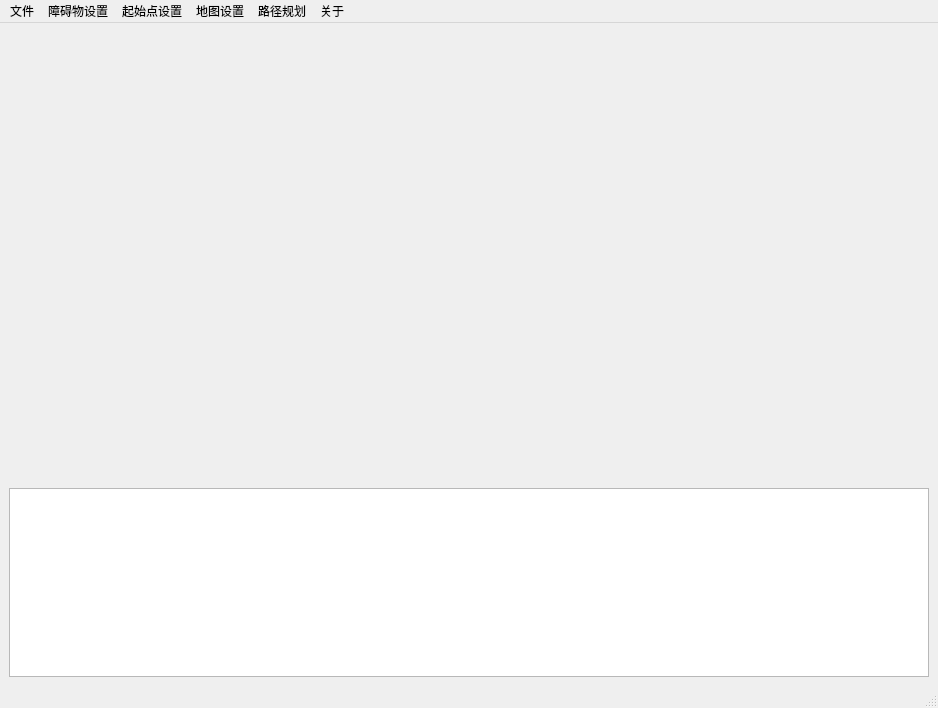
<?xml version="1.0" encoding="UTF-8"?>
<ui version="4.0">
 <class>MainWindow</class>
 <widget class="QMainWindow" name="MainWindow">
  <property name="geometry">
   <rect>
    <x>0</x>
    <y>0</y>
    <width>938</width>
    <height>708</height>
   </rect>
  </property>
  <property name="windowTitle">
   <string>MainWindow</string>
  </property>
  <property name="locale">
   <locale language="Chinese" country="China"/>
  </property>
  <widget class="QWidget" name="centralwidget">
   <property name="locale">
    <locale language="Chinese" country="China"/>
   </property>
   <layout class="QVBoxLayout" name="verticalLayout">
    <item>
     <widget class="PygameWidget" name="pygameWidget" native="true">
      <property name="sizePolicy">
       <sizepolicy hsizetype="Preferred" vsizetype="Preferred">
        <horstretch>0</horstretch>
        <verstretch>0</verstretch>
       </sizepolicy>
      </property>
      <property name="minimumSize">
       <size>
        <width>920</width>
        <height>450</height>
       </size>
      </property>
     </widget>
    </item>
    <item>
     <widget class="QTextBrowser" name="textBrowser">
      <property name="minimumSize">
       <size>
        <width>0</width>
        <height>150</height>
       </size>
      </property>
     </widget>
    </item>
   </layout>
  </widget>
  <widget class="QMenuBar" name="menubar">
   <property name="geometry">
    <rect>
     <x>0</x>
     <y>0</y>
     <width>938</width>
     <height>22</height>
    </rect>
   </property>
   <widget class="QMenu" name="menu">
    <property name="title">
     <string>文件</string>
    </property>
    <addaction name="action_new_window"/>
    <addaction name="action_open_map_file"/>
    <addaction name="action_save_map_file"/>
    <addaction name="action_import_img_map"/>
    <addaction name="action_export_img_map"/>
   </widget>
   <widget class="QMenu" name="menu_obs">
    <property name="title">
     <string>障碍物设置</string>
    </property>
    <addaction name="action_random_obs"/>
    <addaction name="action_para_obs"/>
    <addaction name="action_shape_obs"/>
   </widget>
   <widget class="QMenu" name="menu_start_point">
    <property name="title">
     <string>起始点设置</string>
    </property>
    <addaction name="action_random_start"/>
    <addaction name="action_input_start"/>
   </widget>
   <widget class="QMenu" name="menu_map">
    <property name="title">
     <string>地图设置</string>
    </property>
    <addaction name="action_clear_map"/>
    <addaction name="action_rasterize_map"/>
    <addaction name="action_adjust_grids"/>
   </widget>
   <widget class="QMenu" name="menu_path_plan">
    <property name="title">
     <string>路径规划</string>
    </property>
    <addaction name="action_path_plan"/>
    <addaction name="action_analyze"/>
   </widget>
   <widget class="QMenu" name="menu_about">
    <property name="title">
     <string>关于</string>
    </property>
    <addaction name="action_exit"/>
    <addaction name="action_version_info"/>
    <addaction name="action_user_manual"/>
   </widget>
   <addaction name="menu"/>
   <addaction name="menu_obs"/>
   <addaction name="menu_start_point"/>
   <addaction name="menu_map"/>
   <addaction name="menu_path_plan"/>
   <addaction name="menu_about"/>
  </widget>
  <widget class="QStatusBar" name="statusbar"/>
  <action name="action_new_window">
   <property name="text">
    <string>新建窗口</string>
   </property>
  </action>
  <action name="action_open_map_file">
   <property name="text">
    <string>打开地图文档</string>
   </property>
  </action>
  <action name="action_save_map_file">
   <property name="text">
    <string>保存地图文档</string>
   </property>
  </action>
  <action name="action_random_obs">
   <property name="text">
    <string>随机障碍物</string>
   </property>
  </action>
  <action name="action_para_obs">
   <property name="text">
    <string>参数障碍物</string>
   </property>
  </action>
  <action name="action_shape_obs">
   <property name="text">
    <string>图形障碍物</string>
   </property>
  </action>
  <action name="action_random_start">
   <property name="text">
    <string>随机起始点</string>
   </property>
  </action>
  <action name="action_input_start">
   <property name="text">
    <string>输入起始点</string>
   </property>
  </action>
  <action name="action_clear_map">
   <property name="text">
    <string>清空地图</string>
   </property>
  </action>
  <action name="action_adjust_grids">
   <property name="text">
    <string>调整栅格</string>
   </property>
  </action>
  <action name="action_path_plan">
   <property name="text">
    <string>路径规划</string>
   </property>
  </action>
  <action name="action_analyze">
   <property name="text">
    <string>分析规划</string>
   </property>
  </action>
  <action name="action_rasterize_map">
   <property name="text">
    <string>栅格化地图</string>
   </property>
  </action>
  <action name="action_exit">
   <property name="text">
    <string>退出</string>
   </property>
  </action>
  <action name="action_version_info">
   <property name="text">
    <string>版本信息</string>
   </property>
  </action>
  <action name="action_user_manual">
   <property name="text">
    <string>帮助手册</string>
   </property>
  </action>
  <action name="action_import_img_map">
   <property name="text">
    <string>从图片导入地图</string>
   </property>
  </action>
  <action name="action_export_img_map">
   <property name="text">
    <string>导出地图到图片</string>
   </property>
  </action>
 </widget>
 <customwidgets>
  <customwidget>
   <class>PygameWidget</class>
   <extends>QWidget</extends>
   <header>pygamewidget.h</header>
   <container>1</container>
  </customwidget>
 </customwidgets>
 <resources/>
 <connections/>
</ui>
